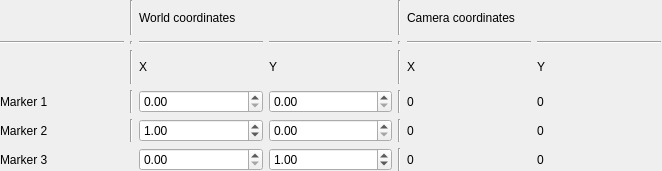
<?xml version="1.0" encoding="UTF-8"?>
<ui version="4.0">
 <class>calibration_coordinates</class>
 <widget class="QWidget" name="calibration_coordinates">
  <property name="geometry">
   <rect>
    <x>0</x>
    <y>0</y>
    <width>662</width>
    <height>171</height>
   </rect>
  </property>
  <property name="windowTitle">
   <string>Сalibration coordinates</string>
  </property>
  <property name="toolTip">
   <string/>
  </property>
  <widget class="QWidget" name="gridLayoutWidget">
   <property name="geometry">
    <rect>
     <x>0</x>
     <y>0</y>
     <width>661</width>
     <height>171</height>
    </rect>
   </property>
   <layout class="QGridLayout" name="gridLayout">
    <item row="5" column="0">
     <widget class="QLabel" name="m2">
      <property name="text">
       <string>Marker 2</string>
      </property>
     </widget>
    </item>
    <item row="4" column="3">
     <widget class="QDoubleSpinBox" name="WorldCoordMark1_Y">
      <property name="enabled">
       <bool>true</bool>
      </property>
      <property name="cursor">
       <cursorShape>IBeamCursor</cursorShape>
      </property>
      <property name="singleStep">
       <double>0.010000000000000</double>
      </property>
     </widget>
    </item>
    <item row="4" column="0">
     <widget class="QLabel" name="m1">
      <property name="text">
       <string>Marker 1</string>
      </property>
     </widget>
    </item>
    <item row="7" column="0">
     <widget class="QLabel" name="m3">
      <property name="text">
       <string>Marker 3</string>
      </property>
     </widget>
    </item>
    <item row="4" column="2">
     <widget class="QDoubleSpinBox" name="WorldCoordMark1_X">
      <property name="cursor">
       <cursorShape>IBeamCursor</cursorShape>
      </property>
      <property name="singleStep">
       <double>0.010000000000000</double>
      </property>
     </widget>
    </item>
    <item row="5" column="2">
     <widget class="QDoubleSpinBox" name="WorldCoordMark2_X">
      <property name="cursor">
       <cursorShape>IBeamCursor</cursorShape>
      </property>
      <property name="singleStep">
       <double>0.010000000000000</double>
      </property>
      <property name="value">
       <double>1.000000000000000</double>
      </property>
     </widget>
    </item>
    <item row="7" column="2">
     <widget class="QDoubleSpinBox" name="WorldCoordMark3_X">
      <property name="cursor">
       <cursorShape>IBeamCursor</cursorShape>
      </property>
      <property name="singleStep">
       <double>0.010000000000000</double>
      </property>
     </widget>
    </item>
    <item row="5" column="3">
     <widget class="QDoubleSpinBox" name="WorldCoordMark2_Y">
      <property name="cursor">
       <cursorShape>IBeamCursor</cursorShape>
      </property>
      <property name="singleStep">
       <double>0.010000000000000</double>
      </property>
     </widget>
    </item>
    <item row="3" column="2">
     <widget class="QLabel" name="x1">
      <property name="text">
       <string>X</string>
      </property>
     </widget>
    </item>
    <item row="2" column="1">
     <widget class="Line" name="line_3">
      <property name="orientation">
       <enum>Qt::Vertical</enum>
      </property>
     </widget>
    </item>
    <item row="4" column="1">
     <widget class="Line" name="line">
      <property name="orientation">
       <enum>Qt::Vertical</enum>
      </property>
     </widget>
    </item>
    <item row="4" column="4">
     <widget class="Line" name="line_7">
      <property name="orientation">
       <enum>Qt::Vertical</enum>
      </property>
     </widget>
    </item>
    <item row="2" column="4">
     <widget class="Line" name="line_5">
      <property name="orientation">
       <enum>Qt::Vertical</enum>
      </property>
     </widget>
    </item>
    <item row="2" column="0">
     <widget class="Line" name="line_6">
      <property name="orientation">
       <enum>Qt::Horizontal</enum>
      </property>
     </widget>
    </item>
    <item row="2" column="3">
     <widget class="Line" name="line_12">
      <property name="orientation">
       <enum>Qt::Horizontal</enum>
      </property>
     </widget>
    </item>
    <item row="3" column="6">
     <widget class="QLabel" name="y2">
      <property name="text">
       <string>Y</string>
      </property>
     </widget>
    </item>
    <item row="2" column="2">
     <widget class="Line" name="line_11">
      <property name="orientation">
       <enum>Qt::Horizontal</enum>
      </property>
     </widget>
    </item>
    <item row="5" column="1">
     <widget class="Line" name="line_2">
      <property name="orientation">
       <enum>Qt::Vertical</enum>
      </property>
     </widget>
    </item>
    <item row="0" column="2">
     <widget class="QLabel" name="wc">
      <property name="text">
       <string>World coordinates</string>
      </property>
     </widget>
    </item>
    <item row="5" column="4">
     <widget class="Line" name="line_8">
      <property name="orientation">
       <enum>Qt::Vertical</enum>
      </property>
     </widget>
    </item>
    <item row="7" column="4">
     <widget class="Line" name="line_9">
      <property name="orientation">
       <enum>Qt::Vertical</enum>
      </property>
     </widget>
    </item>
    <item row="0" column="1">
     <widget class="Line" name="line_15">
      <property name="orientation">
       <enum>Qt::Vertical</enum>
      </property>
     </widget>
    </item>
    <item row="0" column="4">
     <widget class="Line" name="line_16">
      <property name="orientation">
       <enum>Qt::Vertical</enum>
      </property>
     </widget>
    </item>
    <item row="3" column="4">
     <widget class="Line" name="line_10">
      <property name="orientation">
       <enum>Qt::Vertical</enum>
      </property>
     </widget>
    </item>
    <item row="2" column="6">
     <widget class="Line" name="line_14">
      <property name="orientation">
       <enum>Qt::Horizontal</enum>
      </property>
     </widget>
    </item>
    <item row="2" column="5">
     <widget class="Line" name="line_13">
      <property name="orientation">
       <enum>Qt::Horizontal</enum>
      </property>
     </widget>
    </item>
    <item row="3" column="3">
     <widget class="QLabel" name="y1">
      <property name="text">
       <string>Y</string>
      </property>
     </widget>
    </item>
    <item row="3" column="1">
     <widget class="Line" name="line_4">
      <property name="orientation">
       <enum>Qt::Vertical</enum>
      </property>
     </widget>
    </item>
    <item row="0" column="5">
     <widget class="QLabel" name="cc">
      <property name="text">
       <string>Camera coordinates</string>
      </property>
     </widget>
    </item>
    <item row="3" column="5">
     <widget class="QLabel" name="x2">
      <property name="text">
       <string>X</string>
      </property>
     </widget>
    </item>
    <item row="5" column="6">
     <widget class="QLabel" name="CameraCoordMark2_Y">
      <property name="inputMethodHints">
       <set>Qt::ImhDigitsOnly</set>
      </property>
      <property name="text">
       <string>0</string>
      </property>
     </widget>
    </item>
    <item row="4" column="6">
     <widget class="QLabel" name="CameraCoordMark1_Y">
      <property name="inputMethodHints">
       <set>Qt::ImhDigitsOnly</set>
      </property>
      <property name="text">
       <string>0</string>
      </property>
     </widget>
    </item>
    <item row="7" column="6">
     <widget class="QLabel" name="CameraCoordMark3_Y">
      <property name="inputMethodHints">
       <set>Qt::ImhDigitsOnly</set>
      </property>
      <property name="text">
       <string>0</string>
      </property>
     </widget>
    </item>
    <item row="7" column="5">
     <widget class="QLabel" name="CameraCoordMark3_X">
      <property name="inputMethodHints">
       <set>Qt::ImhDigitsOnly</set>
      </property>
      <property name="text">
       <string>0</string>
      </property>
     </widget>
    </item>
    <item row="4" column="5">
     <widget class="QLabel" name="CameraCoordMark1_X">
      <property name="inputMethodHints">
       <set>Qt::ImhDigitsOnly</set>
      </property>
      <property name="text">
       <string>0</string>
      </property>
     </widget>
    </item>
    <item row="5" column="5">
     <widget class="QLabel" name="CameraCoordMark2_X">
      <property name="inputMethodHints">
       <set>Qt::ImhDigitsOnly</set>
      </property>
      <property name="text">
       <string>0</string>
      </property>
     </widget>
    </item>
    <item row="7" column="3">
     <widget class="QDoubleSpinBox" name="WorldCoordMark3_Y">
      <property name="cursor">
       <cursorShape>IBeamCursor</cursorShape>
      </property>
      <property name="singleStep">
       <double>0.010000000000000</double>
      </property>
      <property name="value">
       <double>1.000000000000000</double>
      </property>
     </widget>
    </item>
   </layout>
  </widget>
 </widget>
 <resources/>
 <connections/>
</ui>
